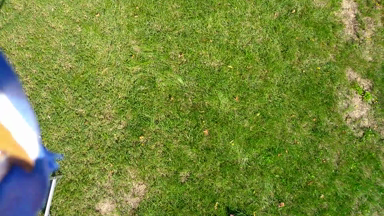
#> input picture framesredtriangle/scene00001.png, 384 x 216 px
$ python rotate_and_flip.py framesredtriangle out
#> lines starting #> are read from the running program, lines starting #| are printed output that depends on the picture
#rotates and flips a picture for more test data

import cv2
import sys
import random
import glob

count = 0
FILENAME = 'pos'

def process(pic,output):
#> called with pic = 'framesredtriangle/scene00001.png', output = 'out'
	global count

	img = cv2.imread(pic)
#> img is the input picture: shape (216, 384, 3); mean B, G, R 58.9, 137, 117.8
	img = cv2.cvtColor(img, cv2.COLOR_BGR2GRAY)
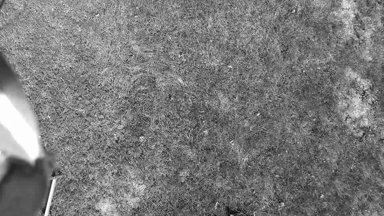
#> img: shape (216, 384); min 9, max 255, mean 122.4

	for i in range(30):
		count+=1
		cv2.imwrite(output + '/' + FILENAME + str(count) + '.png',img)

		count+=1
		flip0 = cv2.flip(img,0)
		cv2.imwrite(output + '/' + FILENAME + str(count) + '.png',flip0)

		count+=1
		flip1 = cv2.flip(img,1)
		cv2.imwrite(output + '/' + FILENAME + str(count) + '.png',flip1)

		(rows,cols) = img.shape[:2]

		M = cv2.getRotationMatrix2D(	(cols/2,rows/2),random.randint(8,15),1)
		img = cv2.warpAffine(img,M,(cols,rows))
#> this loop made 30 passes
#> pass 1, in process, `flip0 = cv2.flip(img,0)`:
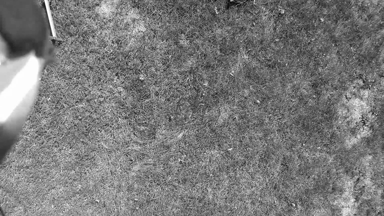
#> flip0: shape (216, 384); min 9, max 255, mean 122.4
#> pass 1, in process, `flip1 = cv2.flip(img,1)`:
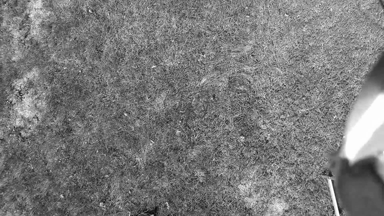
#> flip1: shape (216, 384); min 9, max 255, mean 122.4
#> pass 1, in process, `img = cv2.warpAffine(img,M,(cols,rows))`:
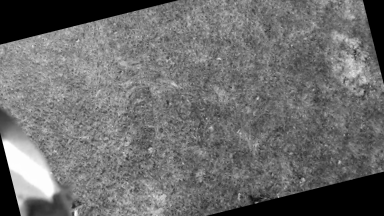
#> img: shape (216, 384); min 0, max 254, mean 108.3
#> pass 2, in process, `flip0 = cv2.flip(img,0)`:
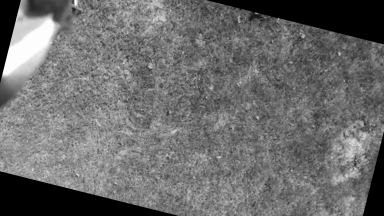
#> flip0: shape (216, 384); min 0, max 254, mean 108.3
#> after the loop:
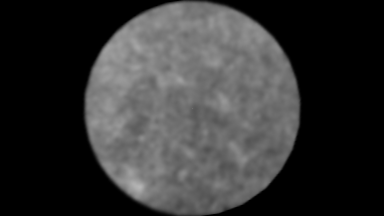
#> img: shape (216, 384); min 0, max 182, mean 51.7
#> after the loop, count = 90

	print(count)
#| 90


if __name__ == "__main__":
	inputfolder = sys.argv[1]
	outputfolder = sys.argv[2]

	inp = glob.glob('%s/*.png' % inputfolder)

	for innie in inp:
		process(innie,outputfolder)
#> pass 2 of the loop `for innie in inp:`:
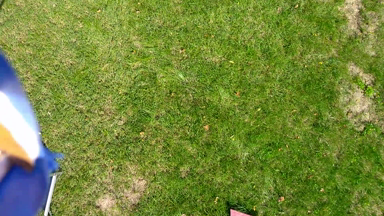
#> input picture framesredtriangle/scene00011.png, 384 x 216 px
#> in process, img is the input picture: shape (216, 384, 3); mean B, G, R 59, 136.7, 116.8
#> the loop in process (call 2), `for i in range(30):` made 30 passes
#> (count, M) on passes 1 to 8: (93, [[0.99, 0.139, -13.16], [-0.139, 0.99, 27.77]]), (96, [[0.988, 0.156, -14.53], [-0.156, 0.988, 31.37]]), (99, [[0.97, 0.242, -20.42], [-0.242, 0.97, 49.66]]), (102, [[0.99, 0.139, -13.16], [-0.139, 0.99, 27.77]]), (105, [[0.966, 0.259, -21.41], [-0.259, 0.966, 53.37]]), (108, [[0.974, 0.225, -19.37], [-0.225, 0.974, 45.96]]), (111, [[0.982, 0.191, -17.08], [-0.191, 0.982, 38.62]]), (114, [[0.974, 0.225, -19.37], [-0.225, 0.974, 45.96]])
#> pass 1, in process (call 2), `flip1 = cv2.flip(img,1)`:
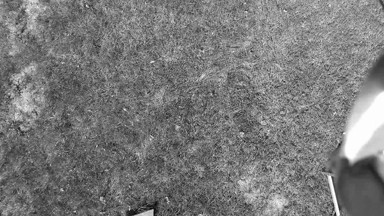
#> flip1: shape (216, 384); min 9, max 255, mean 121.9
#> after the loop in process (call 2), `for i in range(30):`:
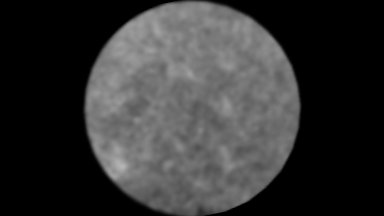
#> img: shape (216, 384); min 0, max 181, mean 51.5
#> after the loop in process (call 2), `for i in range(30):`: count = 180
#| 180
